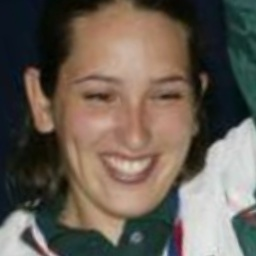
#> input picture person_0085.jpg, 256 x 256 px
$ python Tugas2.py
#> lines starting #> are read from the running program, lines starting #| are printed output that depends on the picture; after the words box and inside, x2 and y2 are one past the last pixel; in counts of white or black regions, pixels touching at a corner belong together
import cv2

# Load the smile cascade classifier
smile_cascade = cv2.CascadeClassifier('haarcascade_smile.xml')

# Load a list of image paths
image_paths = ['person_0085.jpg', 'person_0091.jpg', 'person_0093.jpg', 'person_0099.jpg', 'person_0106.jpg']

# Initialize the counter for smiling people
smiling_people = 0

# Loop through the images and detect smiles
for image_path in image_paths:
    # Load the image
    image = cv2.imread(image_path)
#> image is the input picture: shape (256, 256, 3); mean B, G, R 84.2, 94.7, 104.7

    # Convert the image to grayscale
    gray = cv2.cvtColor(image, cv2.COLOR_BGR2GRAY)
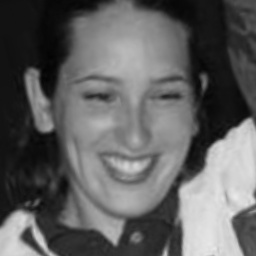
#> gray: shape (256, 256); min 3, max 234, mean 96.5

    # Detect smiles in the image
    smiles = smile_cascade.detectMultiScale(gray, scaleFactor=1.7, minNeighbors=20)
#> smiles = [[79, 137, 104, 52]]

    # Check if any smiles are found
    if len(smiles) > 0:
        smiling_people += 1

    # Draw rectangles around the smiles
    for (x, y, w, h) in smiles:
        cv2.rectangle(image, (x, y), (x+w, y+h), (0, 0, 255), 2)
#> this loop made 1 pass
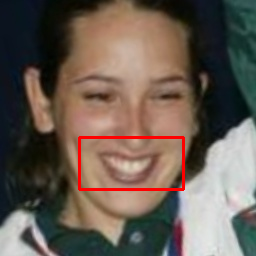
#> image: shape (256, 256, 3); 1.42% of pixels changed, all inside (x1, y1, x2, y2) = (78, 136, 185, 191)

    # Display the image with smile detections
    cv2.imshow('Image', image)
    cv2.waitKey(0)
#> pass 2 of the loop `for image_path in image_paths:`:
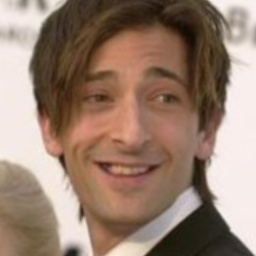
#> input picture person_0091.jpg, 256 x 256 px
#> image is the input picture: shape (256, 256, 3); mean B, G, R 111.5, 127.3, 152
#> `gray = cv2.cvtColor(image, cv2.COLOR_BGR2GRAY)`:
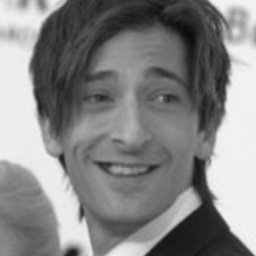
#> gray: shape (256, 256); min 12, max 246, mean 132.9
#> smiles = [[79, 143, 104, 52]]
#> the loop `for (x, y, w, h) in smiles:` made 1 pass
#> after the loop `for (x, y, w, h) in smiles:`:
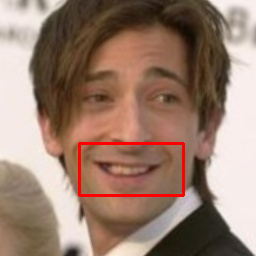
#> image: shape (256, 256, 3); 1.42% of pixels changed, all inside (x1, y1, x2, y2) = (78, 142, 185, 197)
#> pass 3 of the loop `for image_path in image_paths:`:
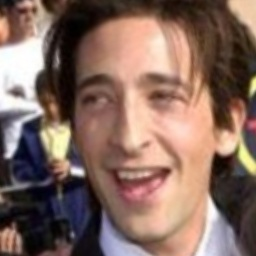
#> input picture person_0093.jpg, 256 x 256 px
#> image is the input picture: shape (256, 256, 3); mean B, G, R 95.7, 106.3, 133.3
#> `gray = cv2.cvtColor(image, cv2.COLOR_BGR2GRAY)`:
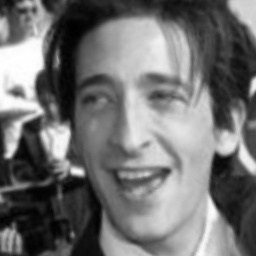
#> gray: shape (256, 256); min 0, max 255, mean 113.1
#> smiles = [[88, 148, 104, 52]]
#> the loop `for (x, y, w, h) in smiles:` made 1 pass
#> after the loop `for (x, y, w, h) in smiles:`:
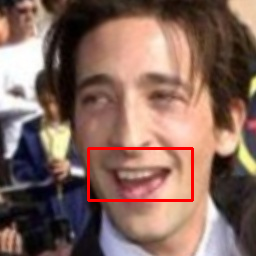
#> image: shape (256, 256, 3); 1.42% of pixels changed, all inside (x1, y1, x2, y2) = (87, 147, 194, 202)
#> the loop made 5 passes; the first 3 are shown

# Print the number of people smiling
print(f"Number of people smiling: {smiling_people}")
